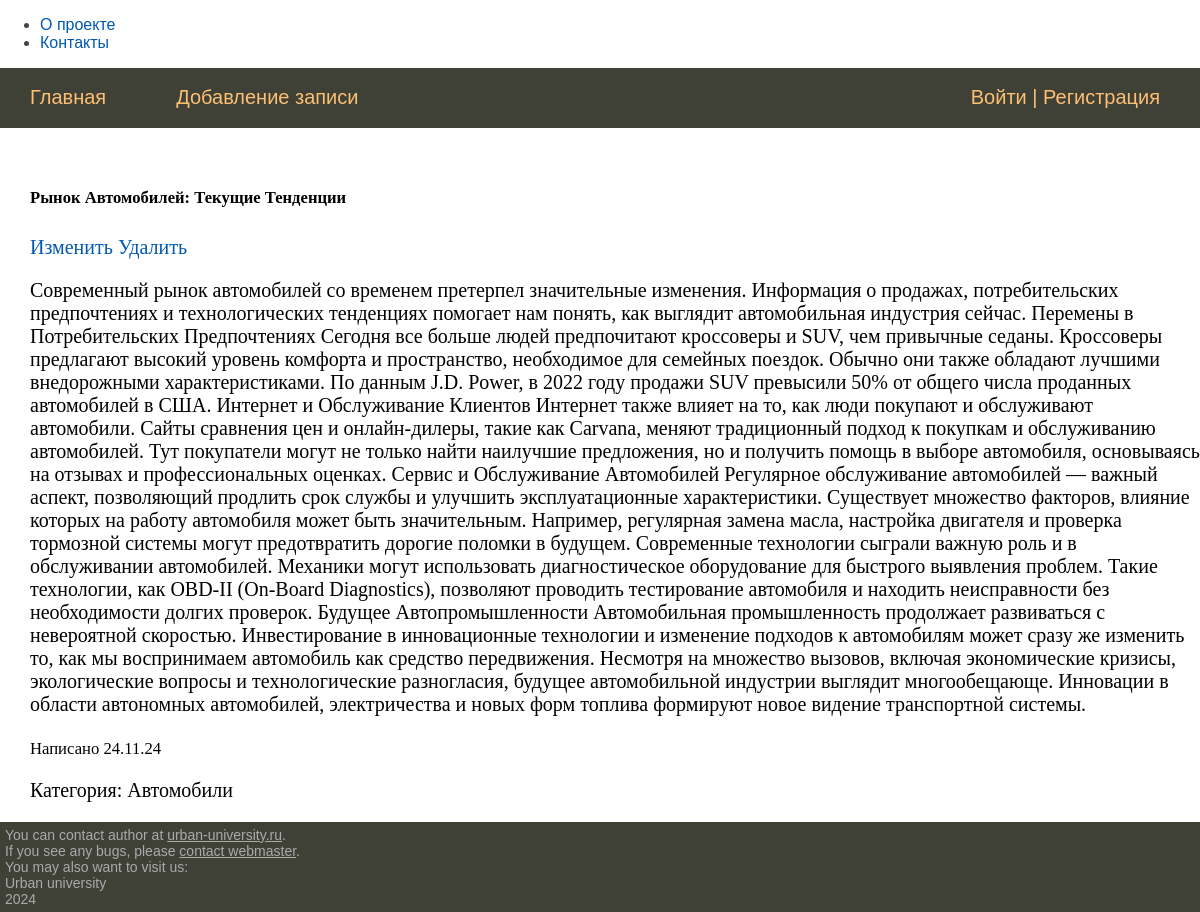
Screenshot of /post/2 with the database file from the repository.
### models/post.py (models this page shows, shortened)
class Post(db.Model):
    id = db.Column(db.Integer, primary_key=True)
    title = db.Column(db.String(100), nullable=False)
    content = db.Column(db.Text, nullable=False)
    time_create = db.Column(db.DateTime, default=datetime.now())
    category_id = db.Column(db.Integer, db.ForeignKey('category.id'), nullable=False)

class Category(db.Model):
    id = db.Column(db.Integer, primary_key=True)
    name = db.Column(db.String(100), nullable=False)
    posts = db.relationship('Post', backref='category', lazy=True)

### routers/posts.py (the view)
@post_route.route('/post/<int:post_id>')
def post(post_id):
    post = Post.query.get_or_404(post_id)
    return render_template('post/post.html', post=post)

### templates/post/post.html
{% extends 'base.html' %}
{% block content %}
  <div class="col-6 mx-auto">
    <div class="card my-3">
      <div class="card-body">
        <h5 class="card-title">{{ post.title }}</h5>
         <div class="d-flex">
          <a href="{{ url_for('posts.update_post', post_id=post.id) }}" class="btn btn-sm btn-outline-secondary me-2">Изменить</a>
          <a href="{{ url_for('posts.delete_post', post_id=post.id) }}" class="btn btn-sm btn-outline-danger">Удалить</a>
          </div>
        <p class="card-text">{{ post.content }}</p>
        <p class="card-text"><small class="text-muted">Написано {{ post.time_create.strftime('%d.%m.%y') }}</small></p>
        <p class="card-text">
          Категория: {{ post.category.name }}</a>
        </p>
      </div>
    </div>
</div>
{% endblock %}

### static/css/style.css (style rules this page uses)
html, body { font-family: 'Arial'; margin: 0; padding: 0; height: 100%; width: 100%; color: #444; }
a { color: #0059b2; text-decoration: none; }

### rows the page displays
Post: title "Рынок Автомобилей: Текущие Тенденции", content "Современный рынок автомобилей со временем претерпел значительные изменения. Информация о продажах, потребительских предпочтениях и технологических тенденциях помогает нам понять, как выглядит автомобильная индустрия сейчас. Перемены в Потребительских Предпочтениях Сегодня все больше людей предпочитают кроссоверы и SUV, чем привычные седаны. Кроссоверы предлагают высокий уровень комфорта и пространство, необходимое для семейных поездок. Обычно они также обладают лучшими внедорожными характеристиками. По данным J.D. Power, в 2022 году продажи SUV превысили 50% от общего числа проданных автомобилей в США. Интернет и Обслуживание Клиентов Интернет также влияет на то, как люди покупают и…", time_create "24.11.24"
Category: category.name "Автомобили"
